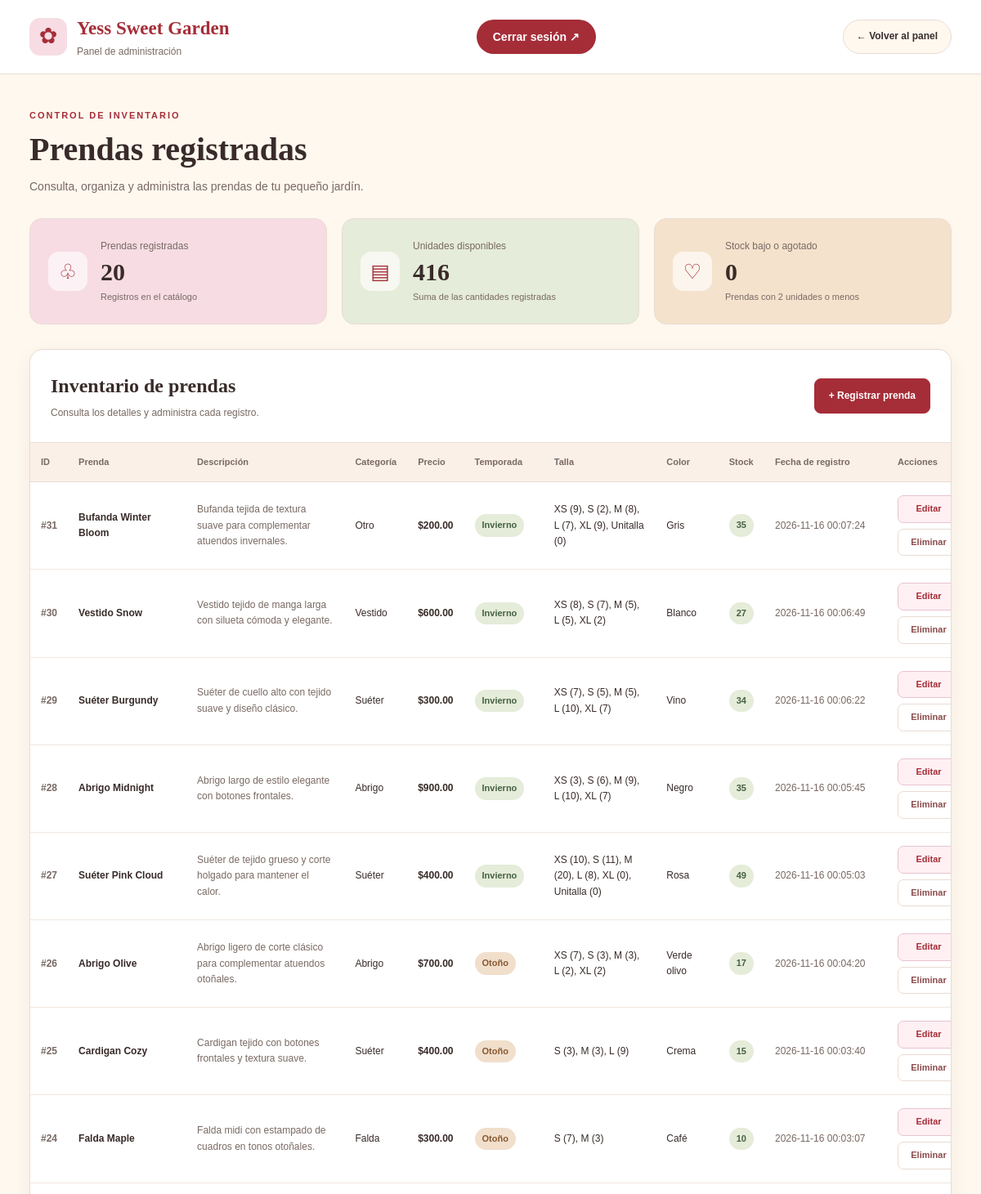
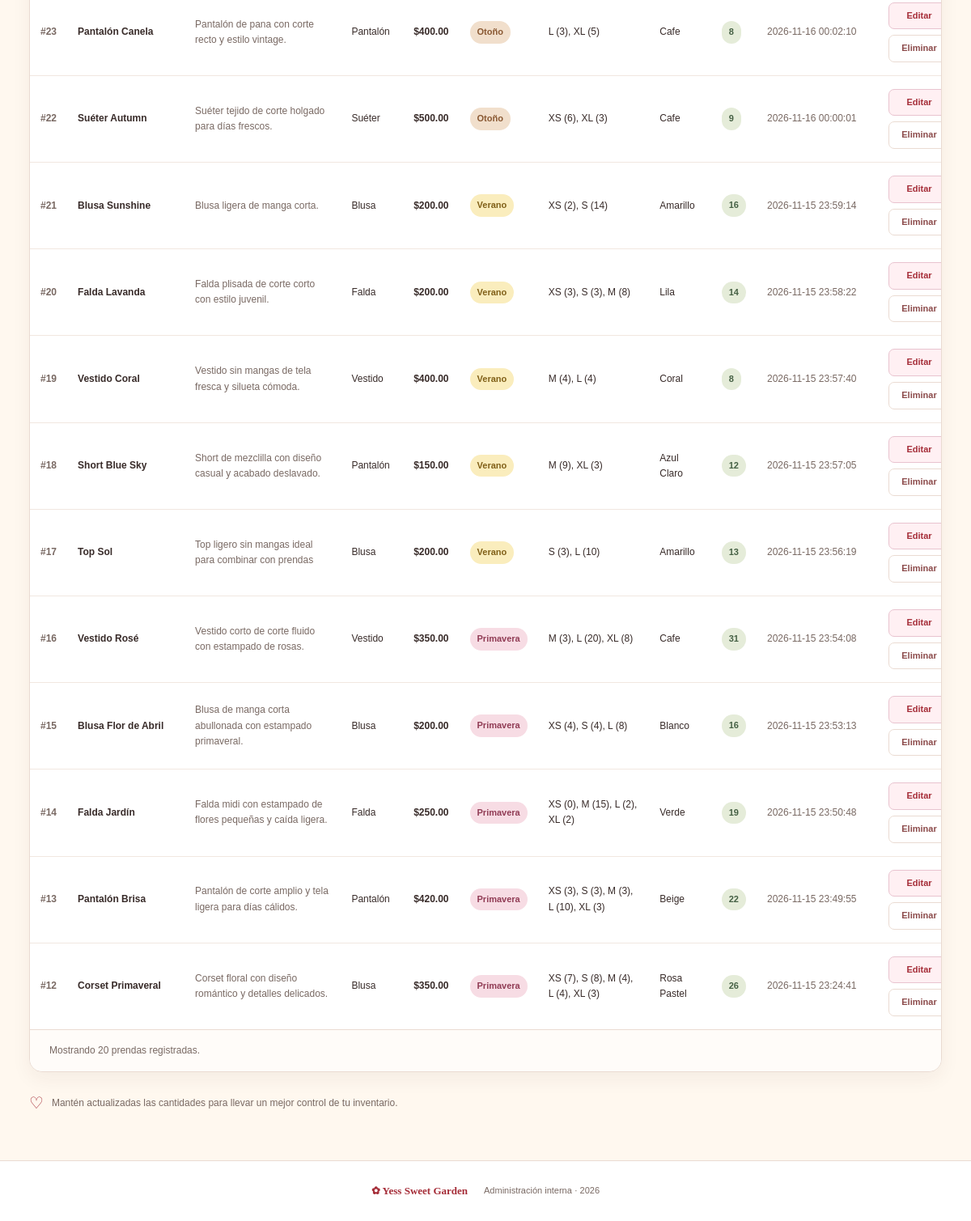
The page /listar.php (signed in) on the database its author committed (2 pictures, top to bottom).
### tables this page shows
CREATE TABLE `prendas` (
  `id` int(11) NOT NULL,
  `nombre` varchar(100) NOT NULL,
  `descripcion` text DEFAULT NULL,
  `categoria` varchar(50) NOT NULL,
  `precio` decimal(10,2) NOT NULL,
  `temporada` enum('Primavera','Verano','Otoño','Invierno') NOT NULL,
  `talla` varchar(20) DEFAULT NULL,
  `color` varchar(50) DEFAULT NULL,
  `stock` int(11) NOT NULL DEFAULT 0,
  `fecha_registro` timestamp NOT NULL DEFAULT current_timestamp(),
  `imagen` mediumblob DEFAULT NULL,
  `imagen_ruta` varchar(255) DEFAULT NULL
);

### listar.php (the view, shortened to what this page needs)
<?php
require_once 'conexion.php';
try {
    $consulta = $conexion->prepare(
        "SELECT
            p.*,
            COALESCE(t.total_stock, p.stock, 0) AS total_stock,
            COALESCE(t.tallas_resumen, p.talla, '—') AS tallas_resumen
        FROM prendas p
        LEFT JOIN (
            SELECT
                prenda_id,
                SUM(stock) AS total_stock,
                GROUP_CONCAT(
                    CONCAT(talla, ' (', stock, ')')
                    ORDER BY FIELD(talla, 'XS', 'S', 'M', 'L', 'XL', 'Unitalla')
                    SEPARATOR ', '
                ) AS tallas_resumen
            FROM prenda_tallas
            GROUP BY prenda_id
        ) t ON p.id = t.prenda_id
        ORDER BY p.id DESC"
    );
    $consulta->execute();
    $prendas = $consulta->fetchAll(PDO::FETCH_ASSOC);
} catch (PDOException $e) {
    error_log('Error al consultar prendas: ' . $e->getMessage());
    die('Ocurrió un error al consultar las prendas.');
}
function escapar($valor) {
    return htmlspecialchars(
        (string) ($valor ?? ''),
        ENT_QUOTES,
        'UTF-8'
    );
}
$totalPrendas = count($prendas);
$totalStock = 0;
$stockBajo = 0;
foreach ($prendas as $prenda) {
    $stock = (int) $prenda['total_stock'];
    $totalStock += $stock;
}
?>
<!DOCTYPE html>
<html lang="es">
<head>
 <link rel="stylesheet" href="css/listar.css">
</head>
<body>
    <header class="admin-header">
        <div class="header-contenido">
            <a href="index.php" class="marca">
                <span class="marca-icono">✿</span>
                <span>
                    <strong>Yess Sweet Garden</strong>
                    <small>Panel de administración</small>
                </span>
            </a>
<a href="cerrar_sesion.php" class="btn-cerrar-sesion">
    Cerrar sesión ↗
</a>
            <a href="index.php" class="btn-volver">
                ← Volver al panel
            </a>
        </div>
    </header>
    <main class="contenedor">
        <section class="introduccion">
            <p class="sobre-titulo">CONTROL DE INVENTARIO</p>
            <h1>Prendas registradas</h1>
            <p>
                Consulta, organiza y administra las prendas de tu pequeño jardín.
            </p>
        </section>
        <section class="resumen">
            <article class="resumen-card resumen-rosa">
                <div class="resumen-icono">♧</div>
                <div>
                    <p>Prendas registradas</p>
                    <strong><?= $totalPrendas ?></strong>
                    <small>Registros en el catálogo</small>
                </div>
            </article>
            <article class="resumen-card resumen-verde">
                <div class="resumen-icono">▤</div>
                <div>
                    <p>Unidades disponibles</p>
                    <strong><?= $totalStock ?></strong>
                    <small>Suma de las cantidades registradas</small>
                </div>
            </article>
            <article class="resumen-card resumen-crema">
                <div class="resumen-icono">♡</div>
                <div>
                    <p>Stock bajo o agotado</p>
                    <strong><?= $stockBajo ?></strong>
                    <small>Prendas con 2 unidades o menos</small>
                </div>
            </article>
        </section>
        <section class="tabla-card">
            <div class="tabla-encabezado">
                <div>
                    <h2>Inventario de prendas</h2>
                    <p>Consulta los detalles y administra cada registro.</p>
                </div>
                <a href="index.php" class="btn-agregar">
                    + Registrar prenda
                </a>
            </div>
            <?php if (count($prendas) > 0): ?>
                <div class="tabla-contenedor">
                    <table>
                        <thead>
                            <tr>
                                <th>ID</th>
                                <th>Prenda</th>
                                <th>Descripción</th>
                                <th>Categoría</th>
                                <th>Precio</th>
                                <th>Temporada</th>
                                <th>Talla</th>
                                <th>Color</th>
                                <th>Stock</th>
                                <th>Fecha de registro</th>
                                <th>Acciones</th>
                            </tr>
                        </thead>
                        <tbody>
                            <?php foreach ($prendas as $prenda): ?>
    <?php
        $stock = (int) $prenda['total_stock'];
        $temporada = (string) $prenda['temporada'];
        $claseTemporada = match ($temporada) {
            'Primavera' => 'primavera',
            'Verano' => 'verano',
            'Otoño' => 'otono',
            'Invierno' => 'invierno',
            default => 'otra-temporada'
        };
    ?>
                                <tr>
                                    <td class="id-celda">
                                        #<?= (int) $prenda['id'] ?>
                                    </td>
                                    <td class="nombre-celda">
                                        <?= escapar($prenda['nombre']) ?>
                                    </td>
                                    <td class="descripcion-celda">
                                        <?= escapar($prenda['descripcion']) ?: 'Sin descripción' ?>
                                    </td>
                                    <td>
                                        <?= escapar($prenda['categoria']) ?>
                                    </td>
                                    <td class="precio-celda">
                                        $<?= number_format(
                                            (float) $prenda['precio'],
                                            2
                                        ) ?>
                                    </td>
                                    <td>
                                        <span class="etiqueta-temporada <?= $claseTemporada ?>">
                                            <?= escapar($temporada) ?>
                                        </span>
                                    </td>
                                    <td class="tallas-celda">
    <?= escapar($prenda['tallas_resumen']) ?: '—' ?>
</td>
                                    <td>
                                        <?= escapar($prenda['color']) ?: '—' ?>
                                    </td>
                                    <td>
                                        <span class="etiqueta-stock <?= $stock === 0 ? 'agotado' : ($stock <= 2 ? 'bajo' : 'disponible') ?>">
                                            <?= $stock ?>
                                        </span>
                                    </td>
                                    <td class="fecha-celda">
                                        <?= escapar($prenda['fecha_registro']) ?>
                                    </td>
                                    <td>
                                        <div class="acciones">
                                            <a
                                                class="btn-editar"
                                                href="editar.php?id=<?= (int) $prenda['id'] ?>"
                                            >
                                                Editar
                                            </a>
                                            <form
                                                action="eliminar.php"
                                                method="POST"
                                                onsubmit="return confirm('¿Estás segura de que deseas eliminar esta prenda?');"
                                            >
                                                <button
                                                    type="submit"
                                                    class="btn-eliminar"
                                                >
                                                    Eliminar
                                                </button>
                                            </form>
                                        </div>
                                    </td>
                                </tr>
                            <?php endforeach; ?>
                        </tbody>
                    </table>
                </div>
                <div class="tabla-pie">
                    Mostrando <?= $totalPrendas ?>
                    <?= $totalPrendas === 1 ? 'prenda registrada' : 'prendas registradas' ?>.
                </div>
            <?php endif; ?>
        </section>
        <div class="nota-inferior">
            <span>♡</span>
            Mantén actualizadas las cantidades para llevar un mejor control de tu inventario.
        </div>
    </main>
    <footer class="admin-footer">
        <strong>✿ Yess Sweet Garden</strong>
        <span>Administración interna · 2026</span>
    </footer>
</body>
</html>

### rows shown on the page
prendas: id "31", nombre "Bufanda Winter Bloom", descripcion "Bufanda tejida de textura suave para complementar atuendos invernales.", categoria "Otro", precio "200.00", temporada "Invierno", tallas_resumen "XS (9), S (2), M (8), L (7), XL (9), Unitalla (0)", color "Gris", stock "35", fecha_registro "2026-11-16 00:07:24"
prendas: id "30", nombre "Vestido Snow", descripcion "Vestido tejido de manga larga con silueta cómoda y elegante.", categoria "Vestido", precio "600.00", temporada "Invierno", tallas_resumen "XS (8), S (7), M (5), L (5), XL (2)", color "Blanco", stock "27", fecha_registro "2026-11-16 00:06:49"
prendas: id "29", nombre "Suéter Burgundy", descripcion "Suéter de cuello alto con tejido suave y diseño clásico.", categoria "Suéter", precio "300.00", temporada "Invierno", tallas_resumen "XS (7), S (5), M (5), L (10), XL (7)", color "Vino", stock "34", fecha_registro "2026-11-16 00:06:22"
prendas: id "28", nombre "Abrigo Midnight", descripcion "Abrigo largo de estilo elegante con botones frontales.", categoria "Abrigo", precio "900.00", temporada "Invierno", tallas_resumen "XS (3), S (6), M (9), L (10), XL (7)", color "Negro", stock "35", fecha_registro "2026-11-16 00:05:45"
prendas: id "27", nombre "Suéter Pink Cloud", descripcion "Suéter de tejido grueso y corte holgado para mantener el calor.", categoria "Suéter", precio "400.00", temporada "Invierno", tallas_resumen "XS (10), S (11), M (20), L (8), XL (0), Unitalla (0)", color "Rosa", stock "49", fecha_registro "2026-11-16 00:05:03"
prendas: id "26", nombre "Abrigo Olive", descripcion "Abrigo ligero de corte clásico para complementar atuendos otoñales.", categoria "Abrigo", precio "700.00", temporada "Otoño", tallas_resumen "XS (7), S (3), M (3), L (2), XL (2)", color "Verde olivo", stock "17", fecha_registro "2026-11-16 00:04:20"
prendas: id "25", nombre "Cardigan Cozy", descripcion "Cardigan tejido con botones frontales y textura suave.", categoria "Suéter", precio "400.00", temporada "Otoño", tallas_resumen "S (3), M (3), L (9)", color "Crema", stock "15", fecha_registro "2026-11-16 00:03:40"
prendas: id "24", nombre "Falda Maple", descripcion "Falda midi con estampado de cuadros en tonos otoñales.", categoria "Falda", precio "300.00", temporada "Otoño", tallas_resumen "S (7), M (3)", color "Café", stock "10", fecha_registro "2026-11-16 00:03:07"
prendas: id "23", nombre "Pantalón Canela", descripcion "Pantalón de pana con corte recto y estilo vintage.", categoria "Pantalón", precio "400.00", temporada "Otoño", tallas_resumen "L (3), XL (5)", color "Cafe", stock "8", fecha_registro "2026-11-16 00:02:10"
prendas: id "22", nombre "Suéter Autumn", descripcion "Suéter tejido de corte holgado para días frescos.", categoria "Suéter", precio "500.00", temporada "Otoño", tallas_resumen "XS (6), XL (3)", color "Cafe", stock "9", fecha_registro "2026-11-16 00:00:01"
prendas: id "21", nombre "Blusa Sunshine", descripcion "Blusa ligera de manga corta.", categoria "Blusa", precio "200.00", temporada "Verano", tallas_resumen "XS (2), S (14)", color "Amarillo", stock "16", fecha_registro "2026-11-15 23:59:14"
prendas: id "20", nombre "Falda Lavanda", descripcion "Falda plisada de corte corto con estilo juvenil.", categoria "Falda", precio "200.00", temporada "Verano", tallas_resumen "XS (3), S (3), M (8)", color "Lila", stock "14", fecha_registro "2026-11-15 23:58:22"
prendas: id "19", nombre "Vestido Coral", descripcion "Vestido sin mangas de tela fresca y silueta cómoda.", categoria "Vestido", precio "400.00", temporada "Verano", tallas_resumen "M (4), L (4)", color "Coral", stock "8", fecha_registro "2026-11-15 23:57:40"
prendas: id "18", nombre "Short Blue Sky", descripcion "Short de mezclilla con diseño casual y acabado deslavado.", categoria "Pantalón", precio "150.00", temporada "Verano", tallas_resumen "M (9), XL (3)", color "Azul Claro", stock "12", fecha_registro "2026-11-15 23:57:05"
prendas: id "17", nombre "Top Sol", descripcion "Top ligero sin mangas ideal para combinar con prendas", categoria "Blusa", precio "200.00", temporada "Verano", tallas_resumen "S (3), L (10)", color "Amarillo", stock "13", fecha_registro "2026-11-15 23:56:19"
prendas: id "16", nombre "Vestido Rosé", descripcion "Vestido corto de corte fluido con estampado de rosas.", categoria "Vestido", precio "350.00", temporada "Primavera", tallas_resumen "M (3), L (20), XL (8)", color "Cafe", stock "31", fecha_registro "2026-11-15 23:54:08"
prendas: id "15", nombre "Blusa Flor de Abril", descripcion "Blusa de manga corta abullonada con estampado primaveral.", categoria "Blusa", precio "200.00", temporada "Primavera", tallas_resumen "XS (4), S (4), L (8)", color "Blanco", stock "16", fecha_registro "2026-11-15 23:53:13"
prendas: id "14", nombre "Falda Jardín", descripcion "Falda midi con estampado de flores pequeñas y caída ligera.", categoria "Falda", precio "250.00", temporada "Primavera", tallas_resumen "XS (0), M (15), L (2), XL (2)", color "Verde", stock "19", fecha_registro "2026-11-15 23:50:48"
prendas: id "13", nombre "Pantalón Brisa", descripcion "Pantalón de corte amplio y tela ligera para días cálidos.", categoria "Pantalón", precio "420.00", temporada "Primavera", tallas_resumen "XS (3), S (3), M (3), L (10), XL (3)", color "Beige", stock "22", fecha_registro "2026-11-15 23:49:55"
prendas: id "12", nombre "Corset Primaveral", descripcion "Corset floral con diseño romántico y detalles delicados.", categoria "Blusa", precio "350.00", temporada "Primavera", tallas_resumen "XS (7), S (8), M (4), L (4), XL (3)", color "Rosa Pastel", stock "26", fecha_registro "2026-11-15 23:24:41"

### other values the page prints
$totalPrendas "20"
$totalStock "416"
$stockBajo "0"
